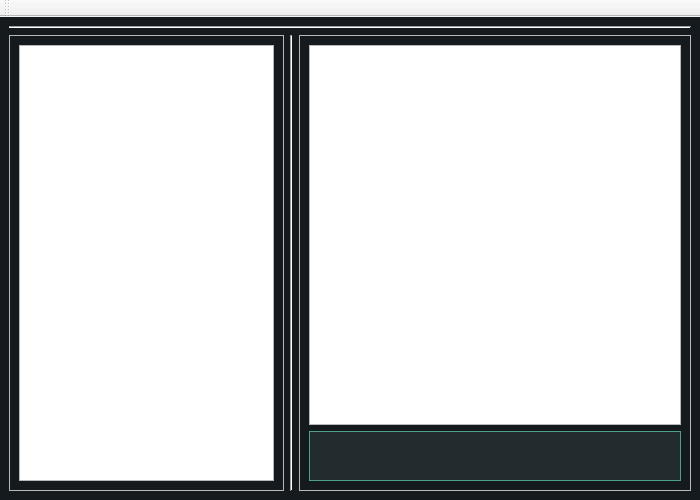
<?xml version="1.0" encoding="UTF-8"?>
<ui version="4.0">
 <class>MainWindow</class>
 <widget class="QMainWindow" name="MainWindow">
  <property name="geometry">
   <rect>
    <x>0</x>
    <y>0</y>
    <width>700</width>
    <height>500</height>
   </rect>
  </property>
  <property name="windowTitle">
   <string>MainWindow</string>
  </property>
  <property name="styleSheet">
   <string notr="true">/*
ManjaroMix Style Sheet for QT Applications
Author: Jaime A. Quiroga P.
Company: GTRONICK
Last updated: 25/02/2020, 15:42.
Available at: https://github.com/GTRONICK/QSS/blob/master/ManjaroMix.qss
*/
QMainWindow {
	background-color:#151a1e;
}
QCalendar {
	background-color: #151a1e;
}
QTextEdit {
	border-width: 1px;
	border-style: solid;
	border-color: #4fa08b;
	background-color: #222b2e;
	color: #d3dae3;
}
QPlainTextEdit {
	border-width: 1px;
	border-style: solid;
	border-color: #4fa08b;
	background-color: #222b2e;
	color: #d3dae3;
}
QToolButton {
	border-style: solid;
	border-top-color: qlineargradient(spread:pad, x1:0.5, y1:1, x2:0.5, y2:0, stop:0 rgb(215, 215, 215), stop:1 rgb(222, 222, 222));
	border-right-color: qlineargradient(spread:pad, x1:0, y1:0.5, x2:1, y2:0.5, stop:0 rgb(217, 217, 217), stop:1 rgb(227, 227, 227));
	border-left-color: qlineargradient(spread:pad, x1:0, y1:0.5, x2:1, y2:0.5, stop:0 rgb(227, 227, 227), stop:1 rgb(217, 217, 217));
	border-bottom-color: qlineargradient(spread:pad, x1:0.5, y1:1, x2:0.5, y2:0, stop:0 rgb(215, 215, 215), stop:1 rgb(222, 222, 222));
	border-width: 1px;
	border-radius: 5px;
	color: #d3dae3;
	padding: 2px;
	background-color: rgb(255,255,255);
}
QToolButton:hover{
	border-style: solid;
	border-top-color: qlineargradient(spread:pad, x1:0.5, y1:1, x2:0.5, y2:0, stop:0 rgb(195, 195, 195), stop:1 rgb(222, 222, 222));
	border-right-color: qlineargradient(spread:pad, x1:0, y1:0.5, x2:1, y2:0.5, stop:0 rgb(197, 197, 197), stop:1 rgb(227, 227, 227));
	border-left-color: qlineargradient(spread:pad, x1:0, y1:0.5, x2:1, y2:0.5, stop:0 rgb(227, 227, 227), stop:1 rgb(197, 197, 197));
	border-bottom-color: qlineargradient(spread:pad, x1:0.5, y1:1, x2:0.5, y2:0, stop:0 rgb(195, 195, 195), stop:1 rgb(222, 222, 222));
	border-width: 1px;
	border-radius: 5px;
	color: rgb(0,0,0);
	padding: 2px;
	background-color: rgb(255,255,255);
}
QToolButton:pressed{
	border-style: solid;
	border-top-color: qlineargradient(spread:pad, x1:0.5, y1:1, x2:0.5, y2:0, stop:0 rgb(215, 215, 215), stop:1 rgb(222, 222, 222));
	border-right-color: qlineargradient(spread:pad, x1:0, y1:0.5, x2:1, y2:0.5, stop:0 rgb(217, 217, 217), stop:1 rgb(227, 227, 227));
	border-left-color: qlineargradient(spread:pad, x1:0, y1:0.5, x2:1, y2:0.5, stop:0 rgb(227, 227, 227), stop:1 rgb(217, 217, 217));
	border-bottom-color: qlineargradient(spread:pad, x1:0.5, y1:1, x2:0.5, y2:0, stop:0 rgb(215, 215, 215), stop:1 rgb(222, 222, 222));
	border-width: 1px;
	border-radius: 5px;
	color: rgb(0,0,0);
	padding: 2px;
	background-color: rgb(142,142,142);
}
QPushButton{
	border-style: solid;
	border-color: #050a0e;
	border-width: 1px;
	border-radius: 5px;
	color: #d3dae3;
	padding: 2px;
	background-color: #151a1e;
}
QPushButton::default{
	border-style: solid;
	border-color: #050a0e;
	border-width: 1px;
	border-radius: 5px;
	color: #FFFFFF;
	padding: 2px;
	background-color: #151a1e;;
}
QPushButton:hover{
	border-style: solid;
	border-color: #050a0e;
	border-width: 1px;
	border-radius: 5px;
	color: #d3dae3;
	padding: 2px;
	background-color: #1c1f1f;
}
QPushButton:pressed{
	border-style: solid;
	border-color: #050a0e;
	border-width: 1px;
	border-radius: 5px;
	color: #d3dae3;
	padding: 2px;
	background-color: #2c2f2f;
}
QPushButton:disabled{
	border-style: solid;
	border-top-color: qlineargradient(spread:pad, x1:0.5, y1:1, x2:0.5, y2:0, stop:0 rgb(215, 215, 215), stop:1 rgb(222, 222, 222));
	border-right-color: qlineargradient(spread:pad, x1:0, y1:0.5, x2:1, y2:0.5, stop:0 rgb(217, 217, 217), stop:1 rgb(227, 227, 227));
	border-left-color: qlineargradient(spread:pad, x1:0, y1:0.5, x2:1, y2:0.5, stop:0 rgb(227, 227, 227), stop:1 rgb(217, 217, 217));
	border-bottom-color: qlineargradient(spread:pad, x1:0.5, y1:1, x2:0.5, y2:0, stop:0 rgb(215, 215, 215), stop:1 rgb(222, 222, 222));
	border-width: 1px;
	border-radius: 5px;
	color: #808086;
	padding: 2px;
	background-color: rgb(142,142,142);
}
QLineEdit {
	border-width: 1px;
	border-style: solid;
	border-color: #4fa08b;
	background-color: #222b2e;
	color: #d3dae3;
}
QLabel {
	color: #d3dae3;
}
QLCDNumber {
	color: #4d9b87;
}
QProgressBar {
	text-align: center;
	color: #d3dae3;
	border-radius: 10px;
	border-color: transparent;
	border-style: solid;
	background-color: #52595d;
}
QProgressBar::chunk {
	background-color: #214037	;
	border-radius: 10px;
}
QMenuBar {
	background-color: #151a1e;
}
QMenuBar::item {
	color: #d3dae3;
  	spacing: 3px;
  	padding: 1px 4px;
	background-color: #151a1e;
}

QMenuBar::item:selected {
  	background-color: #252a2e;
	color: #FFFFFF;
}
QMenu {
	background-color: #151a1e;
}
QMenu::item:selected {
	background-color: #252a2e;
	color: #FFFFFF;
}
QMenu::item {
	color: #d3dae3;
	background-color: #151a1e;
}
QTabWidget {
	color:rgb(0,0,0);
	background-color:#000000;
}
QTabWidget::pane {
		border-color: #050a0e;
		background-color: #1e282c;
		border-style: solid;
		border-width: 1px;
    	border-bottom-left-radius: 4px;
		border-bottom-right-radius: 4px;
}
QTabBar::tab:first {
	border-style: solid;
	border-left-width:1px;
	border-right-width:0px;
	border-top-width:1px;
	border-bottom-width:0px;
	border-top-color: #050a0e;
	border-left-color: #050a0e;
	border-bottom-color: #050a0e;
	border-top-left-radius: 4px;
	color: #d3dae3;
	padding: 3px;
	margin-left:0px;
	background-color: #151a1e;
}
QTabBar::tab:last {
	border-style: solid;
	border-top-width:1px;
	border-left-width:1px;
	border-right-width:1px;
	border-bottom-width:0px;
	border-color: #050a0e;
	border-top-right-radius: 4px;
	color: #d3dae3;
	padding: 3px;
	margin-left:0px;
	background-color: #151a1e;
}
QTabBar::tab {
	border-style: solid;
	border-top-width:1px;
	border-bottom-width:0px;
	border-left-width:1px;
	border-top-color: #050a0e;
	border-left-color: #050a0e;
	border-bottom-color: #050a0e;
	color: #d3dae3;
	padding: 3px;
	margin-left:0px;
	background-color: #151a1e;
}
QTabBar::tab:selected, QTabBar::tab:last:selected, QTabBar::tab:hover {
  	border-style: solid;
  	border-left-width:1px;
	border-bottom-width:0px;
	border-right-color: transparent;
	border-top-color: #050a0e;
	border-left-color: #050a0e;
	border-bottom-color: #050a0e;
	color: #FFFFFF;
	padding: 3px;
	margin-left:0px;
	background-color: #1e282c;
}

QTabBar::tab:selected, QTabBar::tab:first:selected, QTabBar::tab:hover {
  	border-style: solid;
  	border-left-width:1px;
  	border-bottom-width:0px;
  	border-top-width:1px;
	border-right-color: transparent;
	border-top-color: #050a0e;
	border-left-color: #050a0e;
	border-bottom-color: #050a0e;
	color: #FFFFFF;
	padding: 3px;
	margin-left:0px;
	background-color: #1e282c;
}

QCheckBox {
	color: #d3dae3;
	padding: 2px;
}
QCheckBox:disabled {
	color: #808086;
	padding: 2px;
}

QCheckBox:hover {
	border-radius:4px;
	border-style:solid;
	padding-left: 1px;
	padding-right: 1px;
	padding-bottom: 1px;
	padding-top: 1px;
	border-width:1px;
	border-color: transparent;
}
QCheckBox::indicator:checked {

	height: 10px;
	width: 10px;
	border-style:solid;
	border-width: 1px;
	border-color: #4fa08b;
	color: #000000;
	background-color: qradialgradient(cx:0.4, cy:0.4, radius: 1.5,fx:0, fy:0, stop:0 #1e282c, stop:0.3 #1e282c, stop:0.4 #4fa08b, stop:0.5 #1e282c, stop:1 #1e282c);
}
QCheckBox::indicator:unchecked {

	height: 10px;
	width: 10px;
	border-style:solid;
	border-width: 1px;
	border-color: #4fa08b;
	color: #000000;
}
QRadioButton {
	color: #d3dae3;
	padding: 1px;
}
QRadioButton::indicator:checked {
	height: 10px;
	width: 10px;
	border-style:solid;
	border-radius:5px;
	border-width: 1px;
	border-color: #4fa08b;
	color: #a9b7c6;
	background-color: qradialgradient(cx:0.5, cy:0.5, radius:0.4,fx:0.5, fy:0.5, stop:0 #4fa08b, stop:1 #1e282c);
}
QRadioButton::indicator:!checked {
	height: 10px;
	width: 10px;
	border-style:solid;
	border-radius:5px;
	border-width: 1px;
	border-color: #4fa08b;
	color: #a9b7c6;
	background-color: transparent;
}
QStatusBar {
	color:#027f7f;
}
QSpinBox {
	color: #d3dae3;
	background-color: #222b2e;
	border-width: 1px;
	border-style: solid;
	border-color: #4fa08b;
}
QDoubleSpinBox {
	color: #d3dae3;
	background-color: #222b2e;
	border-width: 1px;
	border-style: solid;
	border-color: #4fa08b;
}
QTimeEdit {
	color: #d3dae3;
	background-color: #222b2e;
	border-width: 1px;
	border-style: solid;
	border-color: #4fa08b;
}
QDateTimeEdit {
	color: #d3dae3;
	background-color: #222b2e;
	border-width: 1px;
	border-style: solid;
	border-color: #4fa08b;
}
QDateEdit {
	color: #d3dae3;
	background-color: #222b2e;
	border-width: 1px;
	border-style: solid;
	border-color: #4fa08b;
}
QFontComboBox {
	color: #d3dae3;
	background-color: #222b2e;
	border-width: 1px;
	border-style: solid;
	border-color: #4fa08b;
}
QComboBox {
	color: #d3dae3;
	background-color: #222b2e;
	border-width: 1px;
	border-style: solid;
	border-color: #4fa08b;
}

QDial {
	background: #16a085;
}

QToolBox {
	color: #a9b7c6;
	background-color: #222b2e;
}
QToolBox::tab {
	color: #a9b7c6;
	background-color:#222b2e;
}
QToolBox::tab:selected {
	color: #FFFFFF;
	background-color:#222b2e;
}
QScrollArea {
	color: #FFFFFF;
	background-color:#222b2e;
}
QSlider::groove:horizontal {
	height: 5px;
	background-color: #52595d;
}
QSlider::groove:vertical {
	width: 5px;
	background-color: #52595d;
}
QSlider::handle:horizontal {
	background: #1a2224;
	border-style: solid;
	border-width: 1px;
	border-color: rgb(207,207,207);
	width: 12px;
	margin: -5px 0;
	border-radius: 7px;
}
QSlider::handle:vertical {
	background: #1a2224;
	border-style: solid;
	border-width: 1px;
	border-color: rgb(207,207,207);
	height: 12px;
	margin: 0 -5px;
	border-radius: 7px;
}
QSlider::add-page:horizontal {
    background: #52595d;
}
QSlider::add-page:vertical {
    background: #52595d;
}
QSlider::sub-page:horizontal {
    background-color: #15433a;
}
QSlider::sub-page:vertical {
    background-color: #15433a;
}
QScrollBar:horizontal {
	max-height: 10px;
	border: 1px transparent grey;
	margin: 0px 20px 0px 20px;
	background: transparent;
}
QScrollBar:vertical {
	max-width: 10px;
	border: 1px transparent grey;
	margin: 20px 0px 20px 0px;
	background: transparent;
}
QScrollBar::handle:horizontal {
	background: #52595d;
	border-style: transparent;
	border-radius: 4px;
	min-width: 25px;
}
QScrollBar::handle:horizontal:hover {
	background: #58a492;
	border-style: transparent;
	border-radius: 4px;
	min-width: 25px;
}
QScrollBar::handle:vertical {
	background: #52595d;
	border-style: transparent;
	border-radius: 4px;
	min-height: 25px;
}
QScrollBar::handle:vertical:hover {
	background: #58a492;
	border-style: transparent;
	border-radius: 4px;
	min-height: 25px;
}
QScrollBar::add-line:horizontal {
   border: 2px transparent grey;
   border-top-right-radius: 4px;
   border-bottom-right-radius: 4px;
   background: #15433a;
   width: 20px;
   subcontrol-position: right;
   subcontrol-origin: margin;
}
QScrollBar::add-line:horizontal:pressed {
   border: 2px transparent grey;
   border-top-right-radius: 4px;
   border-bottom-right-radius: 4px;
   background: rgb(181,181,181);
   width: 20px;
   subcontrol-position: right;
   subcontrol-origin: margin;
}
QScrollBar::add-line:vertical {
   border: 2px transparent grey;
   border-bottom-left-radius: 4px;
   border-bottom-right-radius: 4px;
   background: #15433a;
   height: 20px;
   subcontrol-position: bottom;
   subcontrol-origin: margin;
}
QScrollBar::add-line:vertical:pressed {
   border: 2px transparent grey;
   border-bottom-left-radius: 4px;
   border-bottom-right-radius: 4px;
   background: rgb(181,181,181);
   height: 20px;
   subcontrol-position: bottom;
   subcontrol-origin: margin;
}
QScrollBar::sub-line:horizontal {
   border: 2px transparent grey;
   border-top-left-radius: 4px;
   border-bottom-left-radius: 4px;
   background: #15433a;
   width: 20px;
   subcontrol-position: left;
   subcontrol-origin: margin;
}
QScrollBar::sub-line:horizontal:pressed {
   border: 2px transparent grey;
   border-top-left-radius: 4px;
   border-bottom-left-radius: 4px;
   background: rgb(181,181,181);
   width: 20px;
   subcontrol-position: left;
   subcontrol-origin: margin;
}
QScrollBar::sub-line:vertical {
   border: 2px transparent grey;
   border-top-left-radius: 4px;
   border-top-right-radius: 4px;
   background: #15433a;
   height: 20px;
   subcontrol-position: top;
   subcontrol-origin: margin;
}
QScrollBar::sub-line:vertical:pressed {
   border: 2px transparent grey;
   border-top-left-radius: 4px;
   border-top-right-radius: 4px;
   background: rgb(181,181,181);
   height: 20px;
   subcontrol-position: top;
   subcontrol-origin: margin;
}

QScrollBar::add-page:horizontal, QScrollBar::sub-page:horizontal {
   background: none;
}
QScrollBar::add-page:vertical, QScrollBar::sub-page:vertical {
   background: none;
}</string>
  </property>
  <widget class="QWidget" name="centralwidget">
   <layout class="QGridLayout" name="gridLayout">
    <item row="1" column="0">
     <widget class="QFrame" name="peopleContainer">
      <property name="enabled">
       <bool>true</bool>
      </property>
      <property name="maximumSize">
       <size>
        <width>275</width>
        <height>16777215</height>
       </size>
      </property>
      <property name="frameShape">
       <enum>QFrame::StyledPanel</enum>
      </property>
      <property name="frameShadow">
       <enum>QFrame::Raised</enum>
      </property>
      <layout class="QVBoxLayout" name="verticalLayout">
       <item>
        <widget class="QListWidget" name="listWidget"/>
       </item>
      </layout>
     </widget>
    </item>
    <item row="0" column="0" colspan="4">
     <widget class="Line" name="line_2">
      <property name="orientation">
       <enum>Qt::Horizontal</enum>
      </property>
     </widget>
    </item>
    <item row="1" column="1">
     <widget class="Line" name="line">
      <property name="orientation">
       <enum>Qt::Vertical</enum>
      </property>
     </widget>
    </item>
    <item row="1" column="2" colspan="2">
     <widget class="QFrame" name="messageContainer">
      <property name="frameShape">
       <enum>QFrame::StyledPanel</enum>
      </property>
      <property name="frameShadow">
       <enum>QFrame::Raised</enum>
      </property>
      <layout class="QVBoxLayout" name="verticalLayout_2">
       <item>
        <widget class="QListWidget" name="listWidget_2"/>
       </item>
       <item>
        <widget class="QTextEdit" name="textEdit">
         <property name="maximumSize">
          <size>
           <width>16777215</width>
           <height>50</height>
          </size>
         </property>
        </widget>
       </item>
      </layout>
     </widget>
    </item>
   </layout>
  </widget>
  <widget class="QToolBar" name="toolBar">
   <property name="windowTitle">
    <string>toolBar</string>
   </property>
   <attribute name="toolBarArea">
    <enum>TopToolBarArea</enum>
   </attribute>
   <attribute name="toolBarBreak">
    <bool>false</bool>
   </attribute>
  </widget>
 </widget>
 <resources/>
 <connections/>
</ui>
